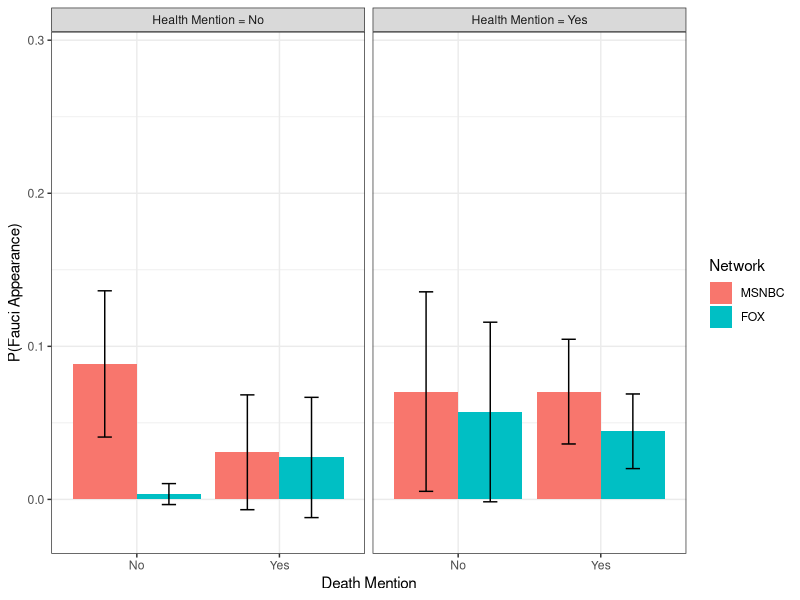

Recreate this plot in R.
setwd('/Users/brycedietrich/Research_Group Dropbox/bryce dietrich/dietrich_ko_replication/')

library(MASS)
library(ggplot2)

#re-estimate table 2
image_results<-read.csv('data/final_celebrity_results.csv',as.is=T)

#make fox baseline
image_results$network2<-factor(image_results$network,levels=c('fox','cnn','msnbc'))

#set week 9 to zero so the intercept is meaningful
image_results$week2<-image_results$week-9

#negative binomial regressions with offsets
mod1<-glm.nb(fauci~network2+offset(log(cc)),data=image_results)
mod2<-glm.nb(fauci~network2*week2+offset(log(cc)),data=image_results)

#subset image data to only include complete cases
image_results<-image_results[names(residuals(mod2)),]

#create ID
image_results$id<-paste(image_results$show,image_results$week,image_results$year,sep='_')

#load text restuls and create ID
text_results<-read.csv('data/final_caption_results.csv',as.is=T)
text_results$id<-paste(text_results$show,text_results$week,text_results$year,sep='_')

#merge results
results<-merge(image_results,text_results[,c('id','death_text','health_text')])

#set week 9 to zero so the intercept is meaningful
results$week2<-results$week-9

#make fox baseline
results$network2<-factor(results$network,levels=c('fox','cnn','msnbc'))

#create binary variable discussed on page 13 in the main text
my_shows<-unique(results$show)
for(my_show in my_shows){
  results[results$show==my_show,'mentions_health2']<-ifelse(results[results$show==my_show,'health_text']>median(results[results$show==my_show,'health_text'],na.rm=T),1,0)
  results[results$show==my_show,'mentions_death2']<-ifelse(results[results$show==my_show,'death_text']>median(results[results$show==my_show,'death_text'],na.rm=T),1,0)
}

#estimate negative binomial regression with offset
mod1<-glm.nb(fauci~network2*mentions_death2*mentions_health2+offset(log(cc)),data=results)

#create plot data
plot_dat<-rep(0,6)
my_deaths<-c(0,1)
my_healths<-c(0,1)
my_networks<-c('cnn','fox','msnbc')
for(my_network in my_networks){
  for(my_death in my_deaths){
    for(my_health in my_healths){
      temp_pred<-predict(mod1,data.frame(mentions_death2=my_death,mentions_health2=my_health,network2=my_network,cc=median(results[results$network==my_network,'cc'],na.rm=T)),type='response',se.fit=T)$fit
      temp_se<-predict(mod1,data.frame(mentions_death2=my_death,mentions_health2=my_health,network2=my_network,cc=median(results[results$network==my_network,'cc'],na.rm=T)),type='response',se.fit=T)$se.fit
      temp_upper<-temp_pred+1.96*temp_se
      temp_lower<-temp_pred-1.96*temp_se
      temp_row<-c(my_network,my_death,my_health,temp_lower,temp_pred,temp_upper)
      plot_dat<-rbind(plot_dat,temp_row)
    }
  }
}
plot_dat<-data.frame(plot_dat[-1,],stringsAsFactors = F)
names(plot_dat)<-c('Network','Death Mention','Health Mention','lower','fit','upper')
plot_dat$lower<-as.numeric(plot_dat$lower)
plot_dat$fit<-as.numeric(plot_dat$fit)
plot_dat$upper<-as.numeric(plot_dat$upper)
plot_dat$Network<-toupper(plot_dat$Network)
plot_dat$`Death Mention`<-ifelse(plot_dat$`Death Mention`==1,'Yes','No')
plot_dat$`Health Mention`<-ifelse(plot_dat$`Health Mention`==1,'Health Mention = Yes','Health Mention = No')

###msnbc plot
plot_dat$Network2<-plot_dat$Network
plot_dat$Network<-factor(plot_dat$Network2,levels=c('MSNBC','CNN','FOX'))

png(filename="output/figure5.png", units = 'px', width=543*20, height=357*20,res=2000)
p<-ggplot(data=plot_dat[plot_dat$Network%in%c('MSNBC','FOX'),], aes(x=`Death Mention`, y=fit, fill=Network)) +
  geom_bar(stat="identity", position=position_dodge())+
  ylim(c(-0.02,0.29))+
  geom_errorbar(aes(ymin=lower, ymax=upper), width=.2,
                position=position_dodge(.9))+
  ylab('P(Fauci Appearance)')+
  theme_bw()
p <- p + facet_grid(. ~ `Health Mention`)
p
dev.off()
